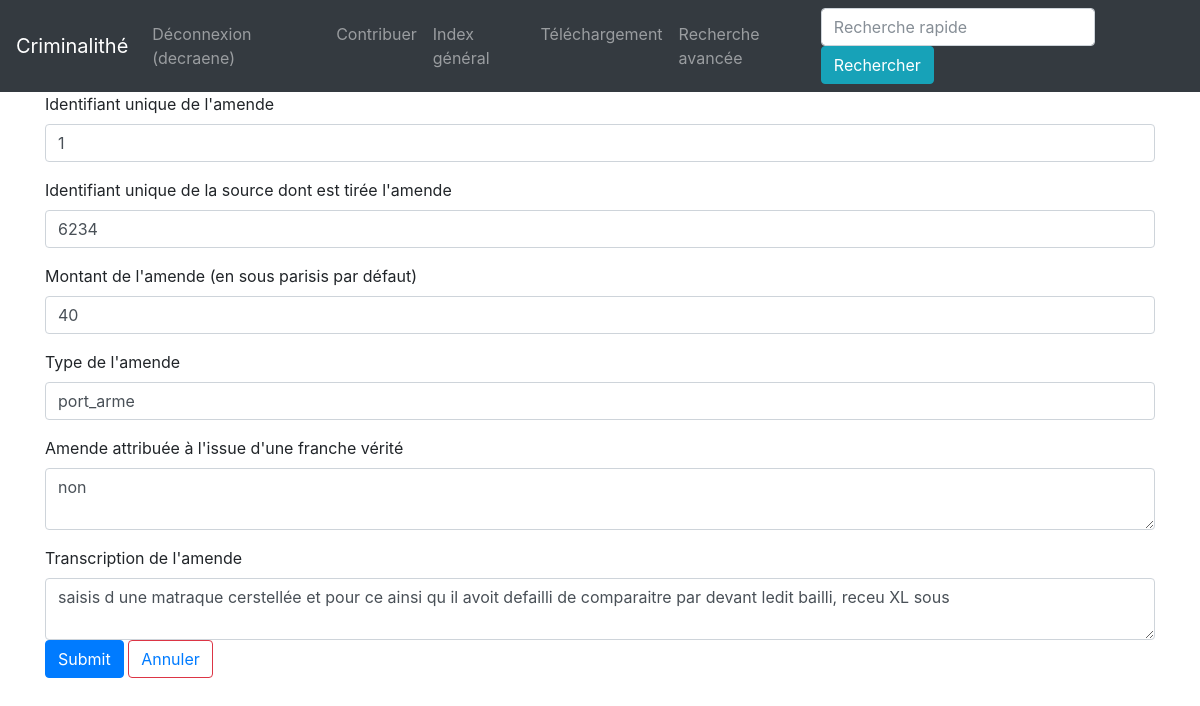
Page /amende/1/update (signed in) on the committed database.
### app/modeles/utilisateurs.py (models this page shows, shortened)
class User(UserMixin, db.Model):
    user_id = db.Column(db.Integer, primary_key=True)
    user_nom = db.Column(db.Text)
    user_login = db.Column(db.Text)
    user_email = db.Column(db.Text)
    user_password = db.Column(db.Text)
    authorships = db.relationship("Authorship", back_populates="user")

### app/modeles/donnees.py (models this page shows, shortened)
class Amendes(db.Model):
    amendes_id = db.Column(db.Integer, primary_key=True, unique=True, nullable=False, autoincrement=True)
    amendes_source_id = db.Column(db.Integer, db.ForeignKey("source.source_id"))
    amendes_montant = db.Column(db.Integer)
    amendes_type = db.Column(db.Text)
    amendes_franche_verite = db.Column(db.Text)
    amendes_transcription = db.Column(db.Text)
    amendes_personnes_id = db.Column(db.Integer, db.ForeignKey("personnes.personnes_amendes_id"))
    authorships = db.relationship("Authorship", back_populates="amende")
    justiciable = db.relationship("Personnes", foreign_keys="Personnes.personnes_amendes_id", backref="justiciable")
    source = db.relationship("Source", back_populates="amendes")

### app/routes/__init__.py (the view, shortened to what this page needs)
@app.route("/amende/<int:amendes_id>/update", methods=["GET", "POST"])
@login_required
def amende_update(amendes_id):
    mon_amende = Amendes.query.get(amendes_id)
    erreurs = []
    updated = False
    return render_template(
        "pages/amende_form_update.html",
        nom="Criminalithé",
        amende=mon_amende,
        erreurs=erreurs,
        updated=updated
    )

### app/modeles/utilisateurs.py (called while the page is built)
@login.user_loader
def trouver_utilisateur_via_id(identifiant):
    return User.query.get(int(identifiant))

### app/templates/pages/amende_form_update.html (shortened to what this page needs)
{% extends "conteneur.html" %}
{% block corps %}
    {% if amende %}
    <form method="POST" action="{{ url_for('amende_update', amendes_id=amende.amendes_id)}}">
    	 <div class="mb-3">
		    <label for="amendes_id" class="form-label">Identifiant unique de l'amende</label>
		    <input type="text" name="amendes_id" class="form-control {% if 'amendes_id' in erreurs%}is-invalid{% endif %}" id="amendes_id" aria-describedby="amendes_id_help" value="{{amende.amendes_id}}" />
		  </div>
    	 <div class="mb-3">
		    <label for="amendes_source_id" class="form-label">Identifiant unique de la source dont est tirée l'amende</label>
		    <input type="text" name="amendes_source_id" class="form-control {% if 'amendes_source_id' in erreurs%}is-invalid{% endif %}" id="amendes_source_id" value="{{amende.amendes_source_id}}" />
		  </div>
    	 <div class="mb-3">
		    <label for="amendes_montant" class="form-label">Montant de l'amende (en sous parisis par défaut)</label>
		    <input type="text" name="amendes_montant" class="form-control {% if 'amendes_montant' in erreurs %}is-invalid{% endif %}" id="amendes_montant" value="{{amende.amendes_montant}}" />
		  </div>
		 <div class="mb-3">
		    <label for="amendes_type" class="form-label">Type de l'amende</label>
		    <input type="text" name="amendes_type" class="form-control {% if 'amendes_type' in erreurs %}is-invalid{% endif %}" id="amendes_type" value="{{amende.amendes_type}}" />
		  </div>
    	 <div class="mb-3">
		    <label for="amendes_franche_verite" class="form-label">Amende attribuée à l'issue d'une franche vérité</label>
		    <textarea type="text" name="amendes_franche_verite" class="form-control {% if 'amendes_franche_verite' in erreurs%}is-invalid{% endif %}" id="amendes_franche_verite">{{amende.amendes_franche_verite}}</textarea>
		  </div>
        <div class="mb-3">
		    <label for="amendes_transcription" class="form-label">Transcription de l'amende</label>
		    <textarea name="amendes_transcription" class="form-control {% if 'amendes_transcription' in erreurs%}is-invalid{% endif %}" id="amendes_transcription">{{amende.amendes_transcription}}</textarea>
		  <input type="submit" name="Modifier" class="btn btn-primary" />
			<button type="button" class="btn btn-outline-danger">
        <a href="{{url_for('accueil')}}">Annuler</a>
            </button>
    </form>
    {% else %}
        <p>La base de données est en cours de constitution</p>
    {% endif %}
{% endblock %}

### app/templates/conteneur.html (shortened to what this page needs)
<!DOCTYPE html>
<html>
    <head>
        {% include "partials/css.html" %}
    </head>
    <body>
      <nav class="navbar navbar-expand-md navbar-dark bg-dark justify-content-between">
        <a class="navbar-brand" href="{{ url_for('accueil') }}">Criminalithé</a>
        <ul class="navbar-nav mr-auto">
            {% if not current_user.is_authenticated %}
              <li class="nav-item">
                <a class="nav-link" href="{{url_for("inscription")}}">Inscription</a>
              </li>
              <li class="nav-item">
                <a class="nav-link" href="{{url_for("connexion")}}">Connexion</a>
              </li>
            {% else %}
              <li class="nav-item">
                <a class="nav-link" href="{{url_for("deconnexion")}}">Déconnexion ({{current_user.user_nom}})</a>
              </li>
            {% endif %}
            <li class="nav-item">
                <a class="nav-link" href="{{url_for("repertoire")}}">Contribuer</a>
            </li>
            <li class="nav-item">
                <a class="nav-link" href="{{url_for("index")}}">Index général</a>
            </li>
            <li class="nav-item">
                <a class="nav-link" href="{{url_for("download")}}">Téléchargement</a>
            </li>
            <li class="nav-item">
                <a class="nav-link" href="{{url_for("rechercheavancee")}}">Recherche avancée</a>
            </li>
        </ul>
        <form class="form-inline" action="{{url_for("recherche")}}" method="GET">
          <input class="form-control" name="keyword" type="search" placeholder="Recherche rapide" aria-label="Recherche">
          <button class="btn btn-info" type="submit">Rechercher</button>
        </form>
      </nav>
       <div class="container">
        <div class="row">
            <div class="col">
            {% block corps %}{% endblock %}
            </div>
        </div>
      </div>
    </body>
</html>

### rows in the picture
User: user_nom "decraene"
Amendes: amendes_id "1", amendes_source_id "6234", amendes_montant "40", amendes_type "port_arme", amendes_franche_verite "non", amendes_transcription "saisis d une matraque cerstellée et pour ce ainsi qu il avoit defailli de comparaitre par devant ledit bailli, receu XL sous"
